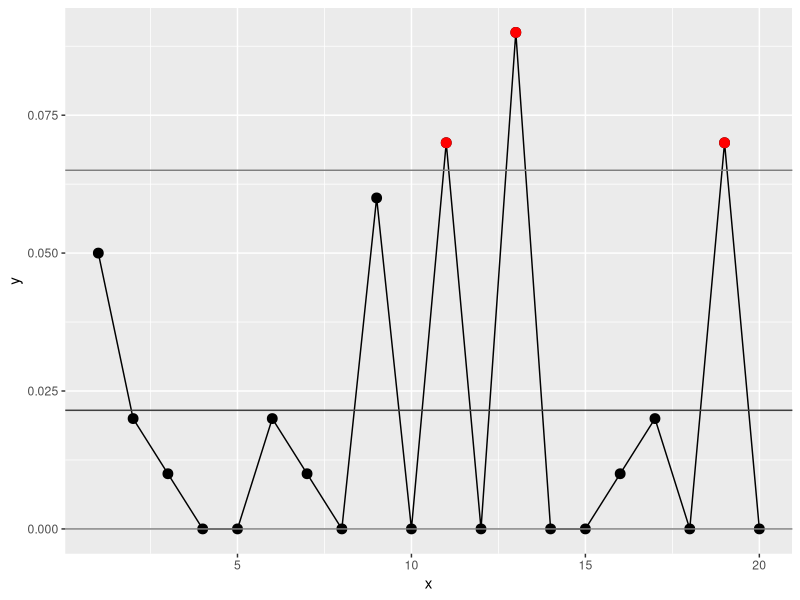

Source code (R):
library(ggplot2)

data <- read.csv("ch23p437.txt", header=TRUE);

rate = data$Defects / data$Samples;

#actual formulas are here, the book misleads about the way how it is calculated
#https://support.minitab.com/en-us/minitab-express/1/help-and-how-to/control-charts/how-to/attribute-control-charts/p-chart/methods-and-formulas/methods-and-formulas/
rate = data$Defects / data$Samples;
mn = sum(data$Defects) / sum(data$Samples);

ucl = mn + 3 * sqrt(mn * (1 - mn) / mean(data$Samples));
lcl = mn - 3 * sqrt(mn * (1 - mn) / mean(data$Samples));
if (lcl < 0) {
    lcl = 0;
}

data1 <- data.frame(x = seq(1, length(rate)), y = rate);

mn
ucl
lcl

png(filename="ch23p437.png");
ggplot(data=data1, aes(x=x, y=y)) +
  geom_point(color="black", size=3) +
  geom_line(color="black") +
  geom_point(data=subset(data1, y > ucl), aes(x=x, y=y), color="red", size=3) +
  geom_hline(yintercept=ucl, color="gray50") +
  geom_hline(yintercept=mn, color="gray25") +
  geom_hline(yintercept=lcl, color="gray50");
dev.off();
